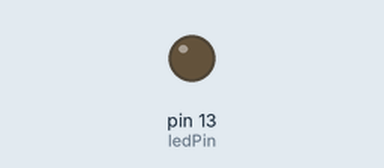
Recording of a sketch running on a simulated Arduino Uno, built with avr-gcc and run on an emulated ATmega328P. Parts: output pins drawn as LEDs (lit = HIGH).

Above: at 0.35 s.
At 9.3 s:
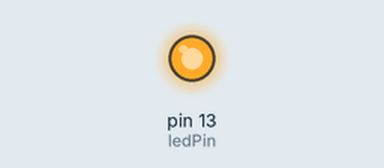
Timing chart, 0 to 11.2 s (numbered marks = the images above):
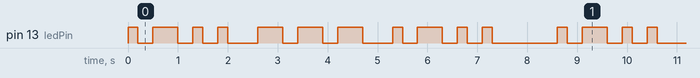

The sketch:

blink-lol.ino
```cpp
int ledPin = 13;
int pause = 300;

void setup() {
  // put your setup code here, to run once:
  pinMode(ledPin, OUTPUT);
}

void loop() {

  flash(200); flash(500); flash(200); flash(200); // L
  delay(pause); // pause
  flash(500); flash(500); flash(500);             // O
  delay(pause); // pause
  flash(200); flash(500); flash(200); flash(200); // L
  delay(1000);

}

void flash(int duration)
{
  digitalWrite(ledPin, HIGH);
  delay(duration);
  digitalWrite(ledPin, LOW);
  delay(pause);
}
```

Measured:
- by itself, pin 13 (ledPin): moves between LOW and HIGH, repeating every 8.6 s
- by itself, everything shown: repeats every 8.6 s, in 22 steps
